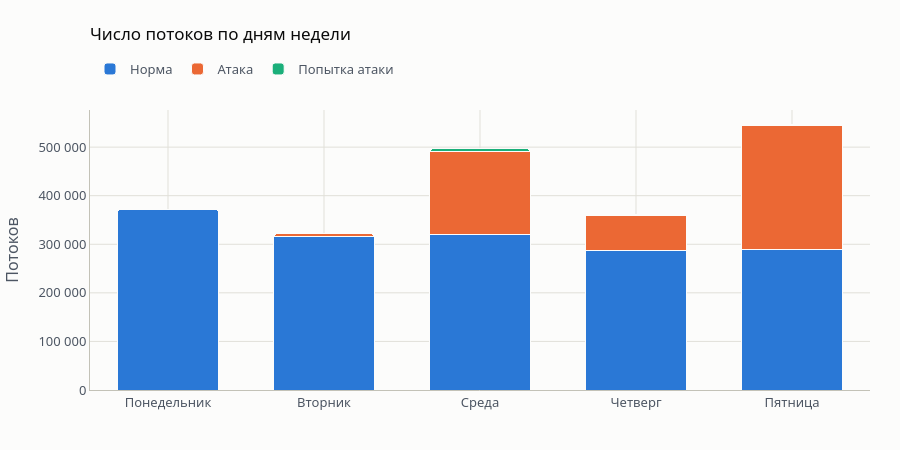

The notebook cell this image was saved under:
### Markdown cell above
### Какие атаки шли в какой день

### Code cell
day_counts = pd.crosstab(df["Day"], df["Traffic Type"])[list(TRAFFIC_COLORS)]

fig = day_counts.iplot(kind="bar", barmode="stack", colors=TRAFFIC_COLORS, opacity=1, asFigure=True)
style(fig, title="Число потоков по дням недели", y_title="Потоков").show()

### Figure 1 — Plotly figure (JSON) as saved in the notebook; plotly's stock layout.template omitted (floating-point values rounded to 4 significant figures)
{"data": [{"marker": {"color": "rgba(42, 120, 214, 1)", "line": {"color": "#fcfcfb", "width": 1}}, "name": "Норма", "orientation": "v", "text": "", "type": "bar", "x": ["Понедельник", "Вторник", "Среда", "Четверг", "Пятница"], "y": [371624, 315106, 319120, 288172, 288544]}, {"marker": {"color": "rgba(235, 104, 52, 1)", "line": {"color": "#fcfcfb", "width": 1}}, "name": "Атака", "orientation": "v", "text": "", "type": "bar", "x": ["Понедельник", "Вторник", "Среда", "Четверг", "Пятница"], "y": [0, 6933, 171645, 71907, 254946]}, {"marker": {"color": "rgba(27, 175, 122, 1)", "line": {"color": "#fcfcfb", "width": 1}}, "name": "Попытка атаки", "orientation": "v", "text": "", "type": "bar", "x": ["Понедельник", "Вторник", "Среда", "Четверг", "Пятница"], "y": [0, 39, 5876, 1997, 4067]}], "layout": {"barcornerradius": 4, "bargap": 0.35, "barmode": "stack", "font": {"color": "#0b0b0b", "family": "system-ui, -apple-system, 'Segoe UI', sans-serif", "size": 13}, "height": 450, "legend": {"bgcolor": "rgba(0,0,0,0)", "font": {"color": "#4D5663"}, "orientation": "h", "traceorder": "normal", "x": 0, "y": 1.093, "yanchor": "bottom"}, "margin": {"b": 60, "l": 70, "r": 30, "t": 110}, "paper_bgcolor": "#fcfcfb", "plot_bgcolor": "#fcfcfb", "separators": ", ", "title": {"font": {"color": "#0b0b0b", "size": 17}, "text": "Число потоков по дням недели", "x": 0, "xref": "paper", "y": 0.9378, "yanchor": "top", "yref": "container"}, "xaxis": {"automargin": true, "exponentformat": "none", "gridcolor": "#e1e0d9", "linecolor": "#c3c2b7", "showgrid": true, "tickfont": {"color": "#4D5663"}, "title": {"font": {"color": "#4D5663"}, "text": ""}, "zeroline": false, "zerolinecolor": "#E1E5ED"}, "yaxis": {"automargin": true, "exponentformat": "none", "gridcolor": "#e1e0d9", "linecolor": "#c3c2b7", "showgrid": true, "tickfont": {"color": "#4D5663"}, "title": {"font": {"color": "#4D5663"}, "text": "Потоков"}, "zeroline": false, "zerolinecolor": "#E1E5ED"}}}
